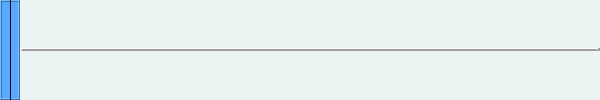
<?xml version="1.0" encoding="UTF-8"?>
<ui version="4.0">
 <class>MotionArea</class>
 <widget class="QWidget" name="MotionArea">
  <property name="geometry">
   <rect>
    <x>0</x>
    <y>0</y>
    <width>600</width>
    <height>100</height>
   </rect>
  </property>
  <property name="windowTitle">
   <string>Form</string>
  </property>
  <property name="styleSheet">
   <string notr="true">#MotionArea {
	background-color: rgb(235, 243, 243);
}

#scaleFrame {
	background-color: rgb(85, 170, 255);
}

#scaleLabelLine {
	color: rgb(0, 0, 0);
	gridline-color: rgb(0, 0, 0);
}</string>
  </property>
  <layout class="QGridLayout" name="gridLayout">
   <property name="margin">
    <number>0</number>
   </property>
   <property name="spacing">
    <number>0</number>
   </property>
   <item row="1" column="2" rowspan="2">
    <widget class="Line" name="centerLine">
     <property name="frameShadow">
      <enum>QFrame::Raised</enum>
     </property>
     <property name="lineWidth">
      <number>3</number>
     </property>
     <property name="orientation">
      <enum>Qt::Horizontal</enum>
     </property>
    </widget>
   </item>
   <item row="0" column="1" rowspan="4">
    <widget class="QFrame" name="scaleFrame">
     <property name="enabled">
      <bool>true</bool>
     </property>
     <property name="frameShape">
      <enum>QFrame::Box</enum>
     </property>
     <property name="frameShadow">
      <enum>QFrame::Raised</enum>
     </property>
     <widget class="Line" name="scaleLabelLine">
      <property name="geometry">
       <rect>
        <x>0</x>
        <y>0</y>
        <width>21</width>
        <height>101</height>
       </rect>
      </property>
      <property name="frameShadow">
       <enum>QFrame::Plain</enum>
      </property>
      <property name="orientation">
       <enum>Qt::Vertical</enum>
      </property>
     </widget>
    </widget>
   </item>
   <item row="0" column="2">
    <spacer name="horizontalSpacer">
     <property name="orientation">
      <enum>Qt::Horizontal</enum>
     </property>
     <property name="sizeType">
      <enum>QSizePolicy::Minimum</enum>
     </property>
     <property name="sizeHint" stdset="0">
      <size>
       <width>580</width>
       <height>20</height>
      </size>
     </property>
    </spacer>
   </item>
  </layout>
 </widget>
 <resources/>
 <connections/>
</ui>
